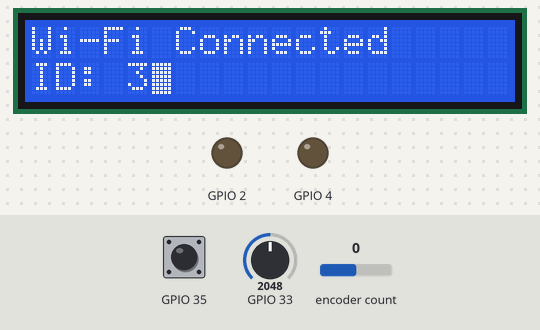
Simulated run of this sketch. Board: ESP32. Parts: 20×2 character LCD, output pins drawn as LEDs (lit = HIGH). The test bench sets the inputs (shaded band); at power-on: GPIO 33 = 2048, GPIO 35 HIGH, encoder count 0. WiFi joins after 1.5 s; servers stay silent unless stated; uploads are accepted with an empty reply; what the sketch prints to the serial monitor is not drawn.

Above: at 2.8 s.
2.9 s: GPIO 33 set to 451
13.6 s: GPIO 33 set to 379
At 23.2 s:
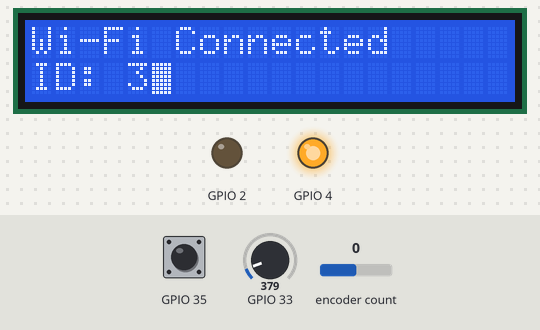
24.3 s: GPIO 33 set to 3267
34.6 s: GPIO 33 set to 3359
At 45.0 s:
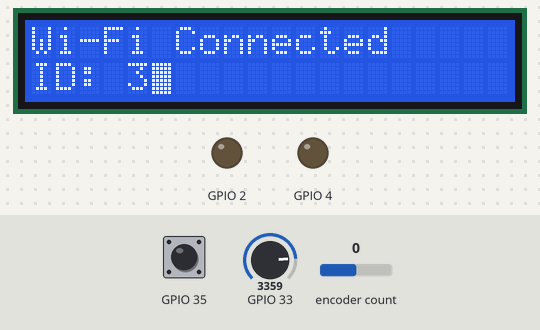
45.3 s: GPIO 33 set to 260
At 55.7 s:
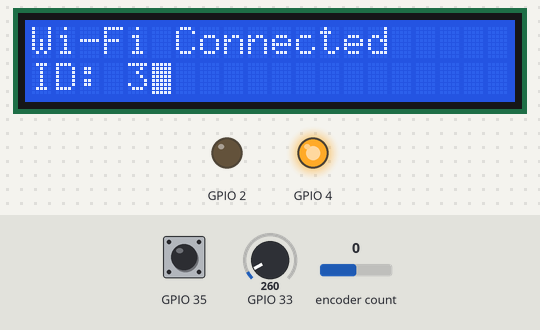
Timing chart, 0 to 56.9 s (numbered marks = the images above; inputs shaded):
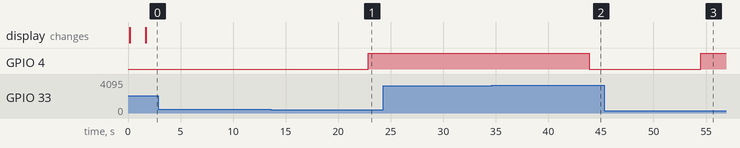

Measured:
- the behaviour switches between 410 and 409 on GPIO 33 (found by bisection; images 0 and 1)
- the behaviour switches between 3316 and 3317 on GPIO 33 (found by bisection; images 1 and 2)
- after the input at 2.9 s, every drawn part: stays the same
- after the input at 13.6 s, GPIO 4: LOW → HIGH after 9.3 s
- after the input at 24.3 s, every drawn part: stays the same
- after the input at 34.6 s, GPIO 4: HIGH → LOW after 9.3 s
- after the input at 45.3 s, GPIO 4: LOW → HIGH after 9.2 s

The sketch:

sketch.ino
```cpp
// Подключаем библиотеку для работы с HTTP-протоколом
#include <HTTPClient.h>
#include <ArduinoJson.h>
#include <Wire.h>                             // библиотека для протокола I2C
#include <LiquidCrystal_I2C.h>       // библиотека для LCD 1602
LiquidCrystal_I2C LCD(0x27,20,2);  // присваиваем имя дисплею

#include "RotaryEncoder.h"      // библиотека для энкодера
RotaryEncoder encoder(12, 14);  // пины подключение энкодера (DT, CLK)
#define SW 13                              // пин подключения порты SW энкодера
byte scale = 16;  // указываем сколько символов должно быть в строке

// создаем массив из 65 символов
char massiv[65] = {
  'A', 'B', 'C', 'D', 'E', 'F', 'G', 'H', 'I', 'G', 'K', 'L', 'M',
  'N', 'O', 'P', 'Q', 'R', 'S', 'T', 'U', 'V', 'W', 'X', 'Y', 'Z',
  ' ', '-', '/', '0', '1', '2', '3', '4', '5', '6', '7', '8', '9',
  'a', 'b', 'c', 'd', 'e', 'f', 'g', 'h', 'i', 'g', 'k', 'l', 'm',
  'n', 'o', 'p', 'q', 'r', 's', 't', 'u', 'v', 'w', 'x', 'y', 'z'
};

String simvol;
String stroka;
byte w;
int pos;
int newPos;
boolean buttonWasUp = true;
HTTPClient http;// создаем объект для работы с HTTP
StaticJsonDocument<300> json;
String server="http://0.tcp.eu.ngrok.io:15210";
int id=3;
int save_status=0;
int power=1;
int new_pomp_status=0;
int old_pomp_status=0;
int soilMoistureValue=0;
int percentage=0;

void get_request(){
  // выполняем проверку подключения к беспроводной сети
  if ((WiFi.status() == WL_CONNECTED)) {
    http.begin(server+"/api/"+id);// подключаемся к веб-странице
    int httpCode = http.GET();// делаем GET запрос
    if (httpCode > 0) {    // проверяем успешность запроса
      if (httpCode == HTTP_CODE_OK) {
        // выводим ответ сервера
        String payload = http.getString();
        // Десериализация документа JSON
        DeserializationError error = deserializeJson(json, payload);
        // Проверьте, удастся ли выполнить синтаксический анализ.
        if (error) {
          Serial.print(F("deserializeJson() failed: "));
          Serial.println(error.f_str());
          return;
        }

      }else {Serial.printf("[HTTP] GET... failed, error: %s\n", http.errorToString(httpCode).c_str());}
    }
    else {Serial.print("Ошибка HTTP-запроса "); Serial.println(httpCode);}
    http.end();//  //Закрыть соединение(освобождаем ресурсы микроконтроллера)
  }
}

void post_request(String info, int value){
  if(WiFi.status()== WL_CONNECTED){
    HTTPClient http;
    http.begin(server);

    http.addHeader("Content-Type", "application/json");
    // Data to send with HTTP POST
    StaticJsonDocument<100> jsonDocument;
    jsonDocument["id"] = id;


    jsonDocument["info"] = info;
    jsonDocument["value"] = value;


    char buffer[100];
    serializeJsonPretty(jsonDocument, buffer);

    // Send HTTP POST request
    int httpResponseCode = http.POST(buffer);

    http.end();
  }
}

void set_lcd(){
  LCD.init(); // инициализация дисплея
   LCD.backlight(); // включение подсветки
   LCD.blink();
   pinMode(SW, INPUT_PULLUP);  // подключаем пин SW
   pinMode(35, INPUT_PULLUP);
}

void output_text(String str){
   LCD.clear();
   LCD.setCursor(0, 0);
   LCD.setCursor(w, 0);
   LCD.print(str);
   // выводим первый символ в массиве на дисплей
   simvol = massiv[pos];
   LCD.setCursor(w, 1);
   LCD.print(simvol);
}

String input_text(){
  delay(10);
  while (digitalRead(35)==0) {

     // проверяем положение ручки энкодера
     encoder.tick(); newPos = encoder.getPosition();

     // указываем максимальный и минимальный диапазон энкодера
     if (newPos > 64) { encoder.setPosition(0); }
     if (newPos < 0) { encoder.setPosition(64); }

     // если положение энкодера изменилось  - выводим на монитор символ
     if (pos != newPos && newPos <= 64 && newPos >= 0) {
        pos = newPos;
        simvol = massiv[pos];
        LCD.setCursor(w, 1);
        LCD.print(simvol);
     }

     // узнаем, отпущена ли кнопка энкодера сейчас
     boolean buttonIsUp = digitalRead(SW);
     // если кнопка была отпущена и не отпущена сейчас
     if (buttonWasUp && !buttonIsUp) {
        // исключаем дребезг контактов кнопки энкодера
        delay(10);
        // узнаем состояние кнопки энкодера снова
        buttonIsUp = digitalRead(SW);
        // если кнопка была нажата, то сохраняем символ в строку
        if (!buttonIsUp) {
           w = w + 1;
           stroka = stroka + simvol;
           encoder.setPosition(0);
           LCD.setCursor(w, 1);
           LCD.print(simvol);
      }
    }
    // запоминаем состояние кнопки энкодера
    buttonWasUp = buttonIsUp;
    }
    w=0;
    return stroka;
}

void measureSoilMoisture(){
  soilMoistureValue = analogRead(33);
  percentage = map(soilMoistureValue, 0, 4095, 0, 100);
  Serial.println(percentage);
  post_request("measure",percentage);
  if (percentage < 10){digitalWrite(4,HIGH); new_pomp_status=1;}
  else if(percentage >80){digitalWrite(4,LOW);new_pomp_status=0;}
  if (new_pomp_status != old_pomp_status){
    post_request("pump_status", new_pomp_status);
    old_pomp_status=new_pomp_status;
  }
}


// Wokwi-GUEST
void wifi_connect(String ssid, String pass){
  // Serial.println();
  output_text("Connection Wi-Fi");
  WiFi.begin(ssid, pass, 6);
  while (WiFi.status() != WL_CONNECTED){
    delay(500);
    Serial.print(".");
  }
  // Serial.println("\Wi-Fi Connected");
  output_text("Wi-Fi Connected");
  // Serial.println("IP address: "+WiFi.localIP());

}

void setup() {
  pinMode (4, OUTPUT);
  pinMode (2, OUTPUT);
  Serial.begin(9600);
  set_lcd();
  output_text("Input SSID Wi-Fi");
  String ssid=input_text();
  ssid = "Wokwi-GUEST";
  output_text("Input PASS Wi-Fi");
  String pass=input_text();
  if (pass=="/"){pass="";}
  wifi_connect(ssid, pass);

  LCD.setCursor(0, 1);
  LCD.print("ID: "+String(id));

  Serial.println();
}

void loop() {

  get_request();
  int num = json["num"];
  if (save_status != num){
    if (num > 0){digitalWrite(2, HIGH); power=1;}
    else {digitalWrite(2, LOW);power=0;}
    save_status=num;
    post_request("power", num);
  }
  if (power == 1){measureSoilMoisture();}

  delay(10000);//Ждем 10 сек
}
```
